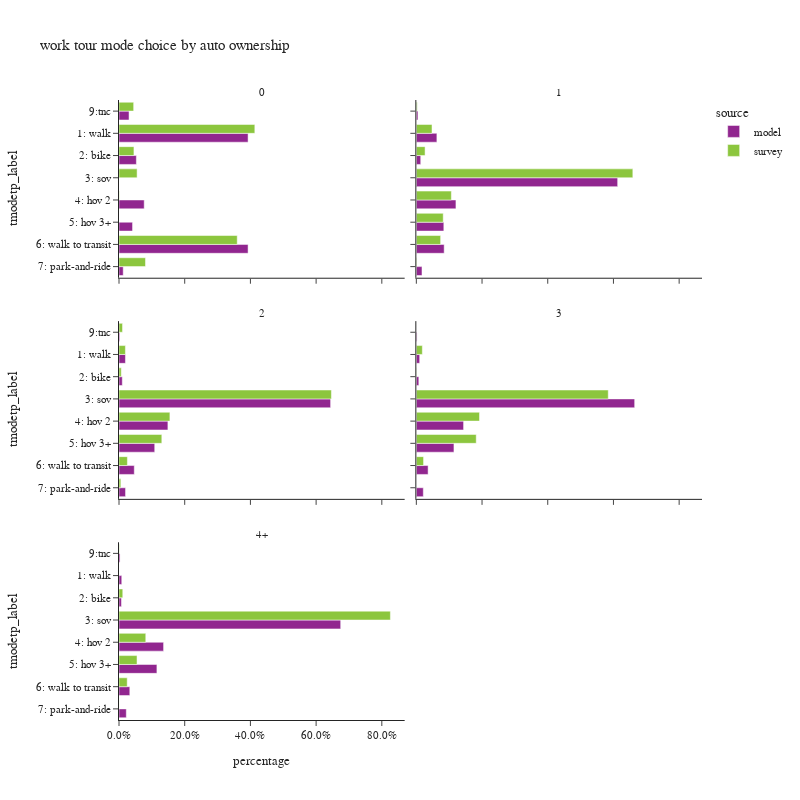

Write notebook code for a chart like this one.
### Code cell
plot_mode_choice(wk_tour.loc[wk_tour['auto_ownership_4+']!="-1"],"auto_ownership_4+",
                 {"auto_ownership_4+":["0","1","2","3","4+"],
                  "tmodetp_label":["1: walk","2: bike","3: sov","4: hov 2","5: hov 3+","6: walk to transit",
                                   "7: park-and-ride","8: school bus","9: other–survey only"]},
                 "auto ownership",2,800)

### Figure 1 — Plotly figure (JSON) as saved in the notebook; plotly's stock layout.template omitted (floating-point values rounded to 4 significant figures)
{"data": [{"alignmentgroup": "True", "customdata": [[1992], [268], [389], [209], [1992], [65], [155]], "hovertemplate": "source=model<br>auto_ownership_4+=0<br>percentage=%{x}<br>tmodetp_label=%{y}<br>sample count=%{customdata[0]}<extra></extra>", "legendgroup": "model", "marker": {"color": "#91268F", "pattern": {"shape": ""}}, "name": "model", "offsetgroup": "model", "orientation": "h", "showlegend": true, "textposition": "auto", "type": "bar", "x": [0.3929, 0.05286, 0.07673, 0.04122, 0.3929, 0.01282, 0.03057], "xaxis": "x5", "y": ["1: walk", "2: bike", "4: hov 2", "5: hov 3+", "6: walk to transit", "7: park-and-ride", "9:tnc"], "yaxis": "y5"}, {"alignmentgroup": "True", "customdata": [[2102], [450], [20579], [4049], [2811], [2846], [579], [164]], "hovertemplate": "source=model<br>auto_ownership_4+=1<br>percentage=%{x}<br>tmodetp_label=%{y}<br>sample count=%{customdata[0]}<extra></extra>", "legendgroup": "model", "marker": {"color": "#91268F", "pattern": {"shape": ""}}, "name": "model", "offsetgroup": "model", "orientation": "h", "showlegend": false, "textposition": "auto", "type": "bar", "x": [0.0626, 0.0134, 0.6128, 0.1206, 0.08371, 0.08475, 0.01724, 0.004884], "xaxis": "x6", "y": ["1: walk", "2: bike", "3: sov", "4: hov 2", "5: hov 3+", "6: walk to transit", "7: park-and-ride", "9:tnc"], "yaxis": "y6"}, {"alignmentgroup": "True", "customdata": [[1198], [612], [39364], [9096], [6645], [2843], [1216], [139]], "hovertemplate": "source=model<br>auto_ownership_4+=2<br>percentage=%{x}<br>tmodetp_label=%{y}<br>sample count=%{customdata[0]}<extra></extra>", "legendgroup": "model", "marker": {"color": "#91268F", "pattern": {"shape": ""}}, "name": "model", "offsetgroup": "model", "orientation": "h", "showlegend": false, "textposition": "auto", "type": "bar", "x": [0.0196, 0.01001, 0.6441, 0.1488, 0.1087, 0.04652, 0.0199, 0.002274], "xaxis": "x3", "y": ["1: walk", "2: bike", "3: sov", "4: hov 2", "5: hov 3+", "6: walk to transit", "7: park-and-ride", "9:tnc"], "yaxis": "y3"}, {"alignmentgroup": "True", "customdata": [[348], [259], [22663], [4905], [3905], [1222], [725], [74]], "hovertemplate": "source=model<br>auto_ownership_4+=3<br>percentage=%{x}<br>tmodetp_label=%{y}<br>sample count=%{customdata[0]}<extra></extra>", "legendgroup": "model", "marker": {"color": "#91268F", "pattern": {"shape": ""}}, "name": "model", "offsetgroup": "model", "orientation": "h", "showlegend": false, "textposition": "auto", "type": "bar", "x": [0.0102, 0.007595, 0.6646, 0.1438, 0.1145, 0.03583, 0.02126, 0.00217], "xaxis": "x4", "y": ["1: walk", "2: bike", "3: sov", "4: hov 2", "5: hov 3+", "6: walk to transit", "7: park-and-ride", "9:tnc"], "yaxis": "y4"}, {"alignmentgroup": "True", "customdata": [[187], [167], [15097], [3036], [2582], [736], [497], [71]], "hovertemplate": "source=model<br>auto_ownership_4+=4+<br>percentage=%{x}<br>tmodetp_label=%{y}<br>sample count=%{customdata[0]}<extra></extra>", "legendgroup": "model", "marker": {"color": "#91268F", "pattern": {"shape": ""}}, "name": "model", "offsetgroup": "model", "orientation": "h", "showlegend": false, "textposition": "auto", "type": "bar", "x": [0.008358, 0.007464, 0.6748, 0.1357, 0.1154, 0.0329, 0.02221, 0.003173], "xaxis": "x", "y": ["1: walk", "2: bike", "3: sov", "4: hov 2", "5: hov 3+", "6: walk to transit", "7: park-and-ride", "9:tnc"], "yaxis": "y"}, {"alignmentgroup": "True", "customdata": [[55], [21], [2], [2], [93], [7], [6]], "hovertemplate": "source=survey<br>auto_ownership_4+=0<br>percentage=%{x}<br>tmodetp_label=%{y}<br>sample count=%{customdata[0]}<extra></extra>", "legendgroup": "survey", "marker": {"color": "#8CC63E", "pattern": {"shape": ""}}, "name": "survey", "offsetgroup": "survey", "orientation": "h", "showlegend": true, "textposition": "auto", "type": "bar", "x": [0.4134, 0.04548, 0.05511, 0.0008174, 0.3599, 0.08067, 0.04463], "xaxis": "x5", "y": ["1: walk", "2: bike", "3: sov", "4: hov 2", "6: walk to transit", "7: park-and-ride", "9:tnc"], "yaxis": "y5"}, {"alignmentgroup": "True", "customdata": [[69], [54], [354], [70], [27], [108], [5], [4]], "hovertemplate": "source=survey<br>auto_ownership_4+=1<br>percentage=%{x}<br>tmodetp_label=%{y}<br>sample count=%{customdata[0]}<extra></extra>", "legendgroup": "survey", "marker": {"color": "#8CC63E", "pattern": {"shape": ""}}, "name": "survey", "offsetgroup": "survey", "orientation": "h", "showlegend": false, "textposition": "auto", "type": "bar", "x": [0.04774, 0.02662, 0.659, 0.1066, 0.08184, 0.074, 0.001546, 0.002604], "xaxis": "x6", "y": ["1: walk", "2: bike", "3: sov", "4: hov 2", "5: hov 3+", "6: walk to transit", "7: park-and-ride", "9:tnc"], "yaxis": "y6"}, {"alignmentgroup": "True", "customdata": [[20], [15], [421], [66], [35], [46], [4], [1]], "hovertemplate": "source=survey<br>auto_ownership_4+=2<br>percentage=%{x}<br>tmodetp_label=%{y}<br>sample count=%{customdata[0]}<extra></extra>", "legendgroup": "survey", "marker": {"color": "#8CC63E", "pattern": {"shape": ""}}, "name": "survey", "offsetgroup": "survey", "orientation": "h", "showlegend": false, "textposition": "auto", "type": "bar", "x": [0.01949, 0.006911, 0.6465, 0.1549, 0.1303, 0.02553, 0.005607, 0.01073], "xaxis": "x3", "y": ["1: walk", "2: bike", "3: sov", "4: hov 2", "5: hov 3+", "6: walk to transit", "7: park-and-ride", "9:tnc"], "yaxis": "y3"}, {"alignmentgroup": "True", "customdata": [[2], [2], [123], [28], [13], [6]], "hovertemplate": "source=survey<br>auto_ownership_4+=3<br>percentage=%{x}<br>tmodetp_label=%{y}<br>sample count=%{customdata[0]}<extra></extra>", "legendgroup": "survey", "marker": {"color": "#8CC63E", "pattern": {"shape": ""}}, "name": "survey", "offsetgroup": "survey", "orientation": "h", "showlegend": false, "textposition": "auto", "type": "bar", "x": [0.01826, 0.0009245, 0.5842, 0.1923, 0.1823, 0.022], "xaxis": "x4", "y": ["1: walk", "2: bike", "3: sov", "4: hov 2", "5: hov 3+", "6: walk to transit"], "yaxis": "y4"}, {"alignmentgroup": "True", "customdata": [[3], [75], [10], [3], [1], [1], [1]], "hovertemplate": "source=survey<br>auto_ownership_4+=4+<br>percentage=%{x}<br>tmodetp_label=%{y}<br>sample count=%{customdata[0]}<extra></extra>", "legendgroup": "survey", "marker": {"color": "#8CC63E", "pattern": {"shape": ""}}, "name": "survey", "offsetgroup": "survey", "orientation": "h", "showlegend": false, "textposition": "auto", "type": "bar", "x": [0.01147, 0.8261, 0.08149, 0.05486, 0.025, 0.0002433, 0.0008718], "xaxis": "x", "y": ["2: bike", "3: sov", "4: hov 2", "5: hov 3+", "6: walk to transit", "7: park-and-ride", "9:tnc"], "yaxis": "y"}], "layout": {"annotations": [{"font": {}, "showarrow": false, "text": "4+", "x": 0.245, "xanchor": "center", "xref": "paper", "y": 0.2867, "yanchor": "bottom", "yref": "paper"}, {"font": {}, "showarrow": false, "text": "2", "x": 0.245, "xanchor": "center", "xref": "paper", "y": 0.6433, "yanchor": "bottom", "yref": "paper"}, {"font": {}, "showarrow": false, "text": "3", "x": 0.755, "xanchor": "center", "xref": "paper", "y": 0.6433, "yanchor": "bottom", "yref": "paper"}, {"font": {}, "showarrow": false, "text": "0", "x": 0.245, "xanchor": "center", "xref": "paper", "y": 1.0, "yanchor": "bottom", "yref": "paper"}, {"font": {}, "showarrow": false, "text": "1", "x": 0.755, "xanchor": "center", "xref": "paper", "y": 1.0, "yanchor": "bottom", "yref": "paper"}], "barmode": "group", "height": 800, "legend": {"title": {"text": "source"}, "tracegroupgap": 0}, "title": {"text": "work tour mode choice by auto ownership"}, "width": 800, "xaxis": {"anchor": "y", "domain": [0.0, 0.49], "tickformat": ".1%", "title": {"text": "percentage"}}, "xaxis2": {"anchor": "y2", "domain": [0.51, 1.0], "matches": "x", "tickformat": ".1%", "title": {"text": "percentage"}}, "xaxis3": {"anchor": "y3", "domain": [0.0, 0.49], "matches": "x", "showticklabels": false, "tickformat": ".1%"}, "xaxis4": {"anchor": "y4", "domain": [0.51, 1.0], "matches": "x", "showticklabels": false, "tickformat": ".1%"}, "xaxis5": {"anchor": "y5", "domain": [0.0, 0.49], "matches": "x", "showticklabels": false, "tickformat": ".1%"}, "xaxis6": {"anchor": "y6", "domain": [0.51, 1.0], "matches": "x", "showticklabels": false, "tickformat": ".1%"}, "yaxis": {"anchor": "x", "categoryarray": ["9: other–survey only", "8: school bus", "7: park-and-ride", "6: walk to transit", "5: hov 3+", "4: hov 2", "3: sov", "2: bike", "1: walk"], "categoryorder": "array", "domain": [0.0, 0.2867], "title": {"text": "tmodetp_label"}}, "yaxis2": {"anchor": "x2", "domain": [0.0, 0.2867], "matches": "y", "showticklabels": false}, "yaxis3": {"anchor": "x3", "categoryarray": ["9: other–survey only", "8: school bus", "7: park-and-ride", "6: walk to transit", "5: hov 3+", "4: hov 2", "3: sov", "2: bike", "1: walk"], "categoryorder": "array", "domain": [0.3567, 0.6433], "matches": "y", "title": {"text": "tmodetp_label"}}, "yaxis4": {"anchor": "x4", "domain": [0.3567, 0.6433], "matches": "y", "showticklabels": false}, "yaxis5": {"anchor": "x5", "categoryarray": ["9: other–survey only", "8: school bus", "7: park-and-ride", "6: walk to transit", "5: hov 3+", "4: hov 2", "3: sov", "2: bike", "1: walk"], "categoryorder": "array", "domain": [0.7133, 1.0], "matches": "y", "title": {"text": "tmodetp_label"}}, "yaxis6": {"anchor": "x6", "domain": [0.7133, 1.0], "matches": "y", "showticklabels": false}}}
